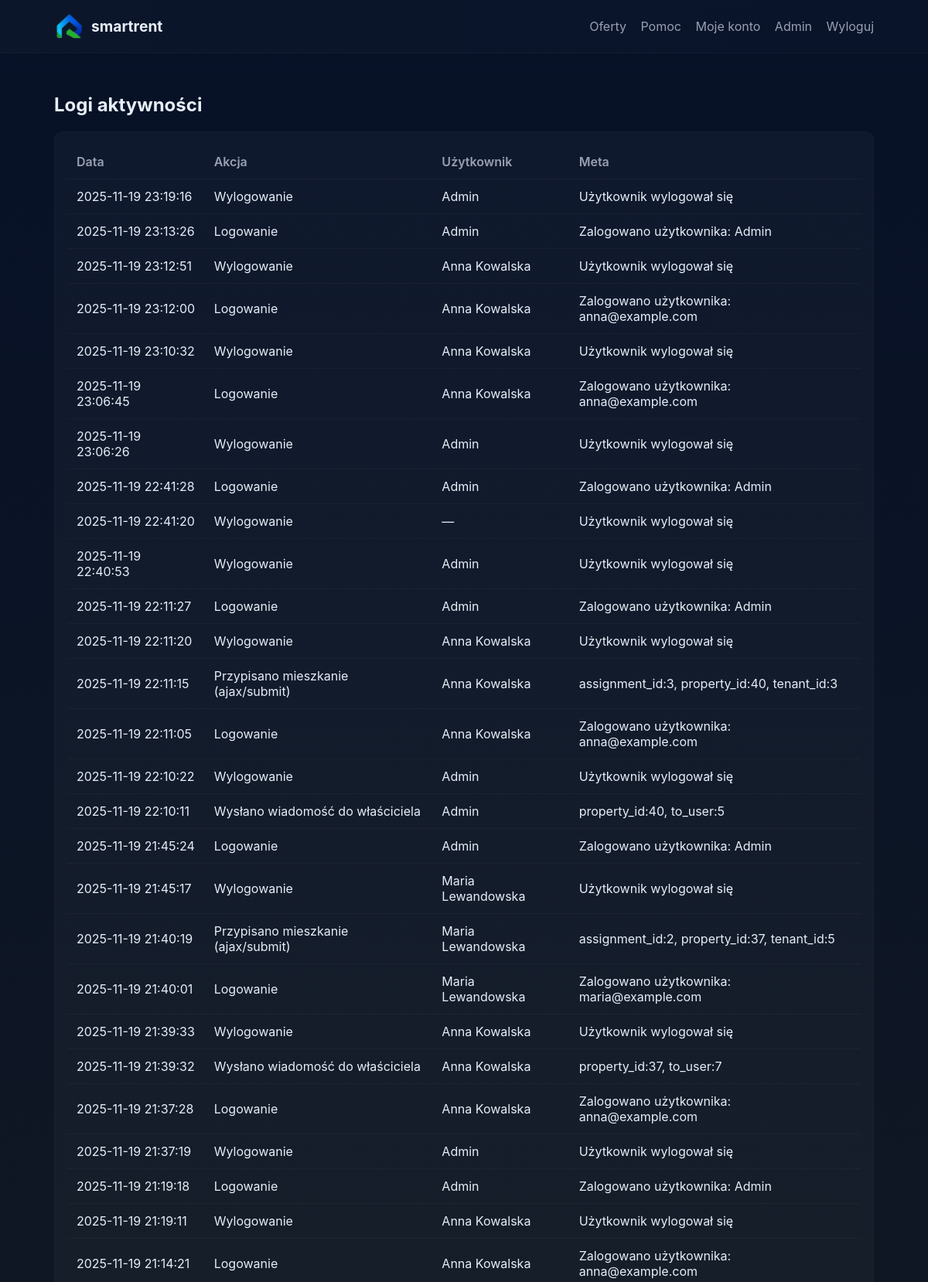
The page /admin_logs.php (signed in, upper part) on the database its author committed.
### tables this page shows
CREATE TABLE `activity_logs` (
  `id` int(11) NOT NULL,
  `actor_id` int(11) DEFAULT NULL,
  `action` varchar(255) NOT NULL,
  `meta` text DEFAULT NULL,
  `created_at` datetime DEFAULT current_timestamp()
);

CREATE TABLE `users` (
  `id` int(11) NOT NULL,
  `name` varchar(150) NOT NULL,
  `email` varchar(200) NOT NULL,
  `password` varchar(255) NOT NULL,
  `role` enum('user','admin') NOT NULL DEFAULT 'user',
  `created_at` datetime DEFAULT current_timestamp()
);

### includes/admin_functions.php (called while the page is built, shortened)
<?php
function admin_get_logs(PDO $pdo, int $limit = 200): array {
    $stmt = $pdo->prepare("SELECT l.*, u.name AS actor_name, u.email AS actor_email
                           FROM activity_logs l
                           LEFT JOIN users u ON l.actor_id = u.id
                           ORDER BY l.created_at DESC
                           LIMIT :limit");
    $stmt->bindValue(':limit', $limit, PDO::PARAM_INT);
    $stmt->execute();
    return $stmt->fetchAll(PDO::FETCH_ASSOC);
}

### admin_logs.php (the view, shortened to what this page needs)
<?php
require_once 'includes/db.php';
require_once 'includes/admin_functions.php';
$logs = admin_get_logs($pdo, 500);
?>
<!doctype html>
<html lang="pl">
<head>
  <link rel="stylesheet" href="assets/css/style.css">
</head>
<body>
<?php include 'includes/navbar.php'; ?>
<main class="container">
  <h2>Logi aktywności</h2>
  <div class="panel">
    <table class="table">
      <thead><tr><th>Data</th><th>Akcja</th><th>Użytkownik</th><th>Meta</th></tr></thead>
      <tbody>
      <?php foreach ($logs as $l): ?>
        <tr>
          <td><?=htmlspecialchars($l['created_at'])?></td>
          <td><?=htmlspecialchars($l['action'])?></td>
          <td><?=htmlspecialchars($l['actor_name'] ?? $l['actor_email'] ?? '—')?></td>
          <td><?=htmlspecialchars($l['meta'] ?? '')?></td>
        </tr>
      <?php endforeach; ?>
      </tbody>
    </table>
  </div>
</main>
</body>
</html>

### assets/css/style.css (style rules this page uses)
:root { --bg:#0f1724; --card:#0b1220; --muted:#98a0b3; --accent:#6ee7b7; --accent-2:#60a5fa; --text:#e6eef8; --glass: rgba(255,255,255,0.03); --radius:12px; --max-width:1100px; --gap:18px; font-family: Inter, ui-sans-serif, system-ui, -apple-system, "Segoe UI", Roboto, "Helvetica Neue", Arial; color-scheme: dark; }
* { box-sizing:border-box }
body { margin:0; background: linear-gradient(180deg, #071127 0%, #0f1724 55%); color:var(--text); -webkit-font-smoothing:antialiased; -moz-osx-font-smoothing:grayscale; min-height:100vh; }
.container { max-width:var(--max-width); margin:0 auto; padding:32px 20px; }
.panel { background:var(--glass);padding:16px;border-radius:12px;border:1px solid rgba(255,255,255,0.02); }
.table { width:100%;border-collapse:collapse;background:transparent }
.table th, .table td { padding:12px;border-bottom:1px solid rgba(255,255,255,0.03);text-align:left }
.table thead th { color:var(--muted);font-weight:600 }

### rows shown on the page
activity_logs: created_at "2025-11-19 23:19:16", action "Wylogowanie", users.name "Admin", meta "Użytkownik wylogował się"
activity_logs: created_at "2025-11-19 23:13:26", action "Logowanie", users.name "Admin", meta "Zalogowano użytkownika: Admin"
activity_logs: created_at "2025-11-19 23:12:51", action "Wylogowanie", users.name "Anna Kowalska", meta "Użytkownik wylogował się"
activity_logs: created_at "2025-11-19 23:12:00", action "Logowanie", users.name "Anna Kowalska", meta "Zalogowano użytkownika: anna@example.com"
activity_logs: created_at "2025-11-19 23:10:32", action "Wylogowanie", users.name "Anna Kowalska", meta "Użytkownik wylogował się"
activity_logs: created_at "2025-11-19 23:06:45", action "Logowanie", users.name "Anna Kowalska", meta "Zalogowano użytkownika: anna@example.com"
activity_logs: created_at "2025-11-19 23:06:26", action "Wylogowanie", users.name "Admin", meta "Użytkownik wylogował się"
activity_logs: created_at "2025-11-19 22:41:28", action "Logowanie", users.name "Admin", meta "Zalogowano użytkownika: Admin"
activity_logs: created_at "2025-11-19 22:41:20", action "Wylogowanie", actor_name "—", meta "Użytkownik wylogował się"
activity_logs: created_at "2025-11-19 22:40:53", action "Wylogowanie", users.name "Admin", meta "Użytkownik wylogował się"
activity_logs: created_at "2025-11-19 22:11:27", action "Logowanie", users.name "Admin", meta "Zalogowano użytkownika: Admin"
activity_logs: created_at "2025-11-19 22:11:20", action "Wylogowanie", users.name "Anna Kowalska", meta "Użytkownik wylogował się"
activity_logs: created_at "2025-11-19 22:11:15", action "Przypisano mieszkanie (ajax/submit)", users.name "Anna Kowalska", meta "assignment_id:3, property_id:40, tenant_id:3"
activity_logs: created_at "2025-11-19 22:11:05", action "Logowanie", users.name "Anna Kowalska", meta "Zalogowano użytkownika: anna@example.com"
activity_logs: created_at "2025-11-19 22:10:22", action "Wylogowanie", users.name "Admin", meta "Użytkownik wylogował się"
activity_logs: created_at "2025-11-19 22:10:11", action "Wysłano wiadomość do właściciela", users.name "Admin", meta "property_id:40, to_user:5"
activity_logs: created_at "2025-11-19 21:45:24", action "Logowanie", users.name "Admin", meta "Zalogowano użytkownika: Admin"
activity_logs: created_at "2025-11-19 21:45:17", action "Wylogowanie", users.name "Maria Lewandowska", meta "Użytkownik wylogował się"
activity_logs: created_at "2025-11-19 21:40:19", action "Przypisano mieszkanie (ajax/submit)", users.name "Maria Lewandowska", meta "assignment_id:2, property_id:37, tenant_id:5"
activity_logs: created_at "2025-11-19 21:40:01", action "Logowanie", users.name "Maria Lewandowska", meta "Zalogowano użytkownika: maria@example.com"
activity_logs: created_at "2025-11-19 21:39:33", action "Wylogowanie", users.name "Anna Kowalska", meta "Użytkownik wylogował się"
activity_logs: created_at "2025-11-19 21:39:32", action "Wysłano wiadomość do właściciela", users.name "Anna Kowalska", meta "property_id:37, to_user:7"
activity_logs: created_at "2025-11-19 21:37:28", action "Logowanie", users.name "Anna Kowalska", meta "Zalogowano użytkownika: anna@example.com"
activity_logs: created_at "2025-11-19 21:37:19", action "Wylogowanie", users.name "Admin", meta "Użytkownik wylogował się"
activity_logs: created_at "2025-11-19 21:19:18", action "Logowanie", users.name "Admin", meta "Zalogowano użytkownika: Admin"
activity_logs: created_at "2025-11-19 21:19:11", action "Wylogowanie", users.name "Anna Kowalska", meta "Użytkownik wylogował się"
activity_logs: created_at "2025-11-19 21:14:21", action "Logowanie", users.name "Anna Kowalska", meta "Zalogowano użytkownika: anna@example.com"

### other values the page prints
APP_NAME "smartrent"
